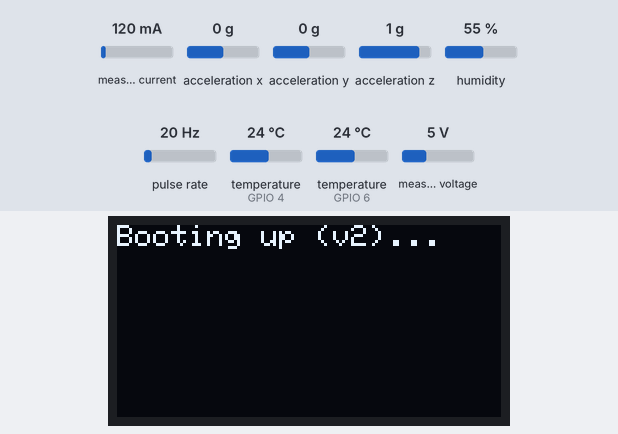
Bench run of a sketch on a simulated ESP32-S3. Shown: 128×64 one-colour display. Wiring (inferred from the names in the program): pulse sensor: data GPIO 5; MPU-6050 motion sensor at I2C address 0x68. Inputs (shaded band) come from the test bench; at power-on: measured current 120 mA, pulse rate 20 Hz, temperature (sensors on GPIO 4, GPIO 6) 24 °C, humidity 55 %, measured voltage 5 V, acceleration x 0 g, acceleration y 0 g, acceleration z 1 g. WiFi joins after 1.5 s; servers stay silent unless stated; I2S audio is not simulated (input reads silence); no MQTT or app messages arrive unless stated; not simulated (calls return 0 or success): secrets.h; what the sketch prints to the serial monitor is not drawn.

Above: at 0.1 s.
2.9 s: measured current set to 40 mA
At 5.8 s:
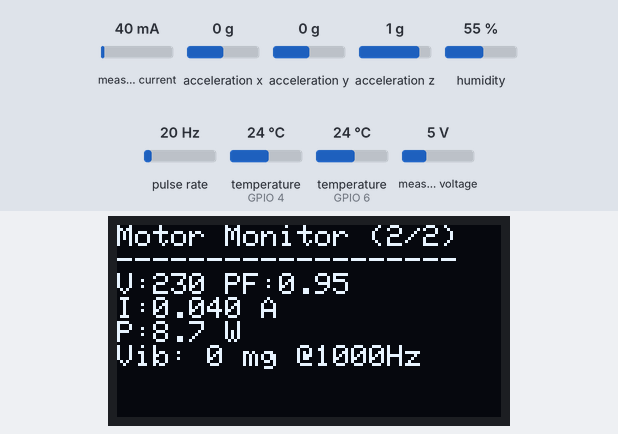
7.5 s: pulse rate (sensor on GPIO 5) set to 4 Hz
At 13.2 s:
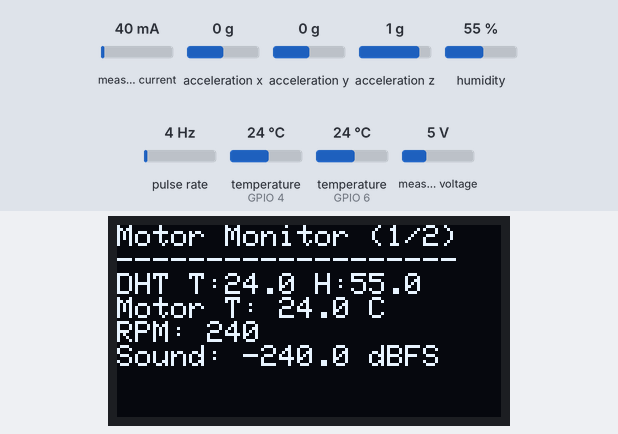
13.5 s: temperature (sensor on GPIO 4) set to 5 °C
At 19.2 s:
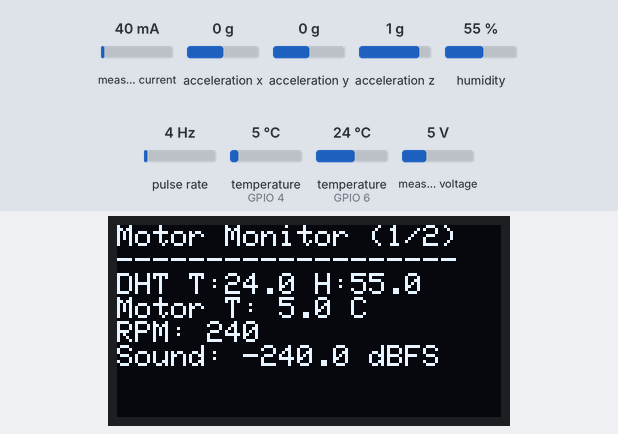
19.5 s: temperature (sensor on GPIO 6) set to 5 °C
At 25.2 s:
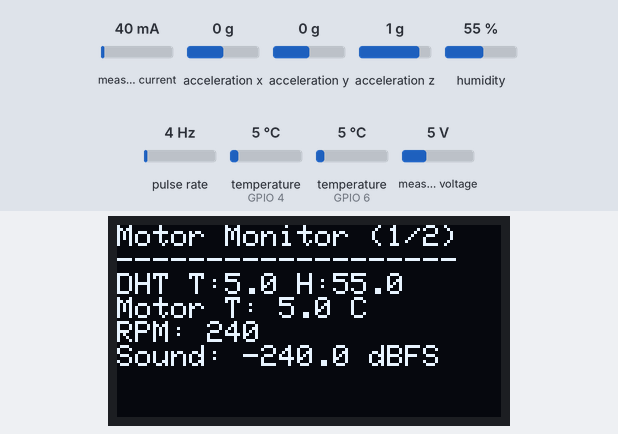
25.5 s: humidity set to 22 %
At 31.2 s:
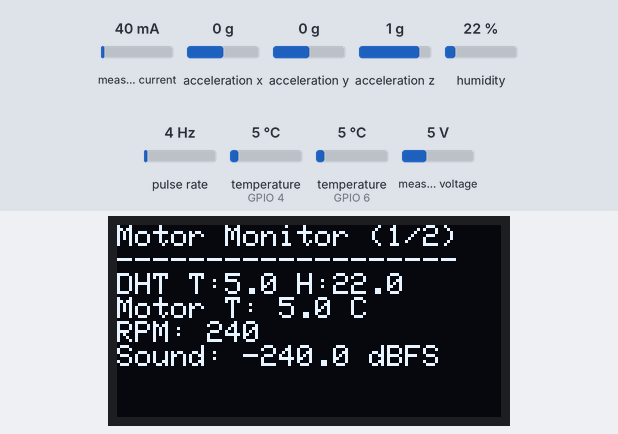
31.5 s: measured voltage set to 0.3 V
At 34.3 s:
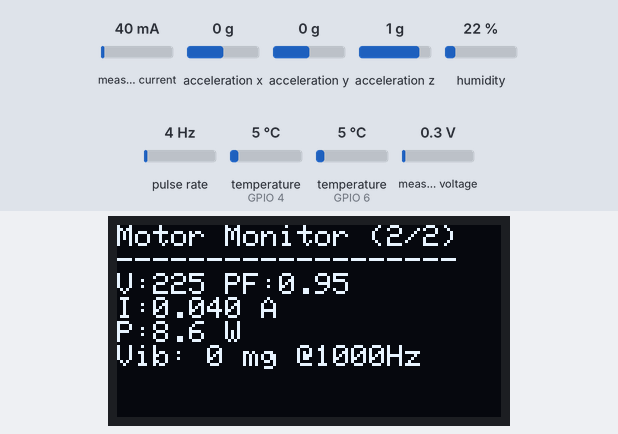
Timing chart, 0 to 35.8 s (numbered marks = the images above; inputs shaded):
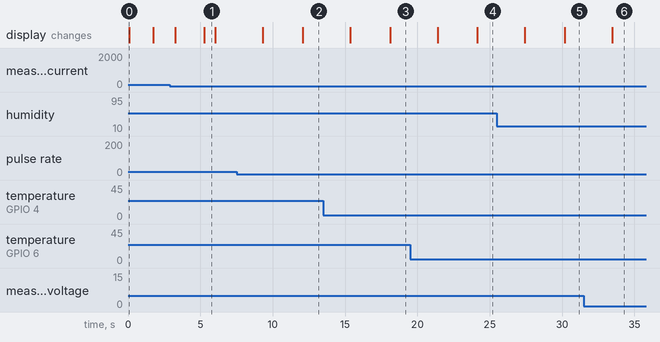

Measured:
- after the input at 7.5 s, the display: first differs from a run without the input after 4.6 s (image 2)
- after the input at 13.5 s, the display: first differs from a run without the input after 4.6 s (image 3)
- after the input at 19.5 s, the display: first differs from a run without the input after 4.7 s (image 4)
- after the input at 25.5 s, the display: first differs from a run without the input after 4.7 s (image 5)
- after the input at 31.5 s, the display: changes after 2.0 s (image 6)
- what the display in image 0 shows lasts 1.7 s, from 0.1 s to 1.8 s
- what the display in image 1 shows lasts 0.7 s, from 5.3 s to 6.0 s

The sketch:

motor_node_v2.ino
```cpp
// Motor predictive maintenance node, firmware v2 (ESP32-S3).
//
// Changes from v1 (handoff PDF):
//  - Vibration: every cycle takes a 1024-sample burst of raw accelerometer data at ~1 kHz
//    and publishes the raw samples, so RMS / kurtosis / FFT features can be computed.
//    v1 published one instantaneous sample every 2 s, which cannot show vibration at all.
//  - RPM: measured from the time between pulses instead of counting pulses in 1 s
//    (counting gave +/-60 RPM steps at one pulse per rev).
//  - Sound: uses the real 24-bit sample, removes the DC offset and reports dBFS.
//    This is the fix for the "sound level stuck near 32000" problem.
//  - PZEM: also publishes power factor and mains frequency.
//  - Wi-Fi and broker settings live in secrets.h (not committed).
//
// Board: ESP32S3 Dev Module, USB CDC On Boot Enabled, PSRAM Disabled.
// Libraries: MPU6050_light, OneWire, DallasTemperature, DHT sensor library,
// Adafruit SSD1306 + GFX, PZEM004Tv30, PubSubClient.  (ArduinoJson is no longer needed.)

#include <WiFi.h>
#include <PubSubClient.h>
#include <Wire.h>
#include <MPU6050_light.h>
#include <OneWire.h>
#include <DallasTemperature.h>
#include <DHT.h>
#include <Adafruit_GFX.h>
#include <Adafruit_SSD1306.h>
#include <PZEM004Tv30.h>
#include <driver/i2s.h>
#include <math.h>

#include "secrets.h"   // copy secrets.h.example to secrets.h and fill it in

const int           MQTT_PORT      = 1883;
const char*         MQTT_CLIENT_ID = "esp32s3_motor_node1";
const char*         MQTT_TOPIC     = "motor/sensors";
const unsigned long CYCLE_MS       = 2000;   // one message per cycle

#define SDA_PIN     8
#define SCL_PIN     9
#define DS18B20_PIN 4
#define DHT22_PIN   6
#define RPM_PIN     5
#define PZEM_RX_PIN 17
#define PZEM_TX_PIN 18
#define I2S_WS_PIN  13
#define I2S_SCK_PIN 14
#define I2S_SD_PIN  15
#define PULSES_PER_REV 1

// PZEM current, power and energy are divided by this. 1.0 = raw ring values.
// Calibrate with a known bulb: CT_TURNS = PZEM current reading / true current.
const float CT_TURNS = 1.0;

// Vibration burst
#define MPU_ADDR        0x68
#define VIB_N           1024     // samples per axis per burst (~1.02 s at 1 kHz)
#define VIB_PERIOD_US   1000     // 1 kHz target
#define VIB_LSB_PER_G   8192     // +/-4 g range, set by mpu.begin(1, 1)

// RPM: ignore pulses closer than this (debounce; 5 ms = 12000 RPM)
#define RPM_MIN_GAP_US  5000
#define RPM_TIMEOUT_US  1500000  // no pulse for 1.5 s -> RPM 0

#define SCREEN_WIDTH   128
#define SCREEN_HEIGHT  64
#define SCREEN_ADDRESS 0x3C
#define OLED_RESET     -1

#define I2S_PORT       I2S_NUM_0
#define SOUND_N        1024

WiFiClient espClient;
PubSubClient mqttClient(espClient);
Adafruit_SSD1306 display(SCREEN_WIDTH, SCREEN_HEIGHT, &Wire, OLED_RESET);
MPU6050 mpu(Wire);
OneWire oneWire(DS18B20_PIN);
DallasTemperature ds18b20(&oneWire);
DHT dht22(DHT22_PIN, DHT22);
PZEM004Tv30 pzem(Serial1, PZEM_RX_PIN, PZEM_TX_PIN);

static int16_t vibX[VIB_N], vibY[VIB_N], vibZ[VIB_N];
static float   vibFs = 0;
static bool    vibOk = false;
static float   vibRmsG = 0;          // for the OLED only; real features are computed in Python

static int32_t soundBuf[SOUND_N];
static char    payload[24576];

float ds18b20Temp = NAN, dht22Temp = NAN, dht22Hum = NAN;
float pzemVoltage = NAN, pzemCurrent = NAN, pzemPower = NAN, pzemEnergy = NAN;
float pzemPf = NAN, pzemFreq = NAN;
float soundDbfs = NAN;
float currentRpm = 0;
bool  dhtOk = false, pzemOk = false;
unsigned long lastCycle = 0, lastDisplay = 0;
uint32_t seq = 0;

volatile uint32_t lastPulseUs = 0, sumPeriodUs = 0, periodCount = 0;

void IRAM_ATTR onRpmPulse() {
  uint32_t t = micros();
  uint32_t dt = t - lastPulseUs;
  if (lastPulseUs != 0 && dt < RPM_MIN_GAP_US) return;
  if (lastPulseUs != 0) { sumPeriodUs += dt; periodCount++; }
  lastPulseUs = t;
}

void updateRpm() {
  noInterrupts();
  uint32_t sum = sumPeriodUs, cnt = periodCount, last = lastPulseUs;
  sumPeriodUs = 0; periodCount = 0;
  interrupts();
  if (cnt > 0) {
    currentRpm = 60.0e6f * cnt / ((float)sum * PULSES_PER_REV);
  } else if (last == 0 || micros() - last > RPM_TIMEOUT_US) {
    currentRpm = 0;
  }
}

// ---------- sound ----------

void setupI2SMic() {
  i2s_config_t cfg = {
    .mode = (i2s_mode_t)(I2S_MODE_MASTER | I2S_MODE_RX),
    .sample_rate = 16000,
    .bits_per_sample = I2S_BITS_PER_SAMPLE_32BIT,
    .channel_format = I2S_CHANNEL_FMT_ONLY_LEFT,
    .communication_format = I2S_COMM_FORMAT_STAND_I2S,
    .intr_alloc_flags = 0,
    .dma_buf_count = 4,
    .dma_buf_len = 256,
    .use_apll = false
  };
  i2s_pin_config_t pins = {
    .bck_io_num = I2S_SCK_PIN,
    .ws_io_num = I2S_WS_PIN,
    .data_out_num = I2S_PIN_NO_CHANGE,
    .data_in_num = I2S_SD_PIN
  };
  i2s_driver_install(I2S_PORT, &cfg, 0, NULL);
  i2s_set_pin(I2S_PORT, &pins);
}

// Returns sound level in dBFS (0 = full scale, quieter is more negative), or NAN.
float readSoundDbfs() {
  size_t bytesRead = 0;
  // The DMA buffers hold stale audio from before the vibration burst; drain them first.
  i2s_read(I2S_PORT, soundBuf, sizeof(soundBuf), &bytesRead, 0);
  i2s_read(I2S_PORT, soundBuf, sizeof(soundBuf), &bytesRead, 200 / portTICK_PERIOD_MS);
  int n = bytesRead / sizeof(int32_t);
  if (n < 64) return NAN;
  // INMP441 sends 24-bit samples left-aligned in a 32-bit word.
  double mean = 0;
  for (int i = 0; i < n; i++) mean += (soundBuf[i] >> 8);
  mean /= n;
  double sumSq = 0;
  for (int i = 0; i < n; i++) {
    double s = (soundBuf[i] >> 8) - mean;   // remove the DC offset
    sumSq += s * s;
  }
  double rms = sqrt(sumSq / n);
  return (float)(20.0 * log10(rms / 8388608.0 + 1e-12));
}

// ---------- vibration ----------

bool readAccelRaw(int16_t &x, int16_t &y, int16_t &z) {
  Wire.beginTransmission(MPU_ADDR);
  Wire.write(0x3B);                       // ACCEL_XOUT_H
  if (Wire.endTransmission(false) != 0) return false;
  if (Wire.requestFrom((uint8_t)MPU_ADDR, (uint8_t)6) != 6) return false;
  uint8_t b[6];
  for (int i = 0; i < 6; i++) b[i] = Wire.read();   // read in order; never combine reads in one expression
  x = (int16_t)((b[0] << 8) | b[1]);
  y = (int16_t)((b[2] << 8) | b[3]);
  z = (int16_t)((b[4] << 8) | b[5]);
  return true;
}

void writeMpuReg(uint8_t reg, uint8_t val) {
  Wire.beginTransmission(MPU_ADDR);
  Wire.write(reg);
  Wire.write(val);
  Wire.endTransmission();
}

// Blocks for ~1 s. The OLED and MQTT are paused while it runs.
void captureVibrationBurst() {
  int errors = 0;
  uint32_t t0 = micros(), tFirst = 0, tLast = 0;
  for (int i = 0; i < VIB_N; i++) {
    uint32_t target = t0 + (uint32_t)i * VIB_PERIOD_US;
    while ((int32_t)(micros() - target) < 0) { }
    uint32_t t = micros();
    if (i == 0) tFirst = t;
    tLast = t;
    if (!readAccelRaw(vibX[i], vibY[i], vibZ[i])) {
      errors++;
      if (i > 0) { vibX[i] = vibX[i - 1]; vibY[i] = vibY[i - 1]; vibZ[i] = vibZ[i - 1]; }
      else { vibX[i] = vibY[i] = vibZ[i] = 0; }
    }
  }
  vibFs = (VIB_N - 1) * 1.0e6f / (float)(tLast - tFirst);
  vibOk = errors < VIB_N / 100;   // allow under 1% failed reads

  // Rough magnitude RMS (gravity removed by mean) for the OLED.
  double mx = 0, my = 0, mz = 0;
  for (int i = 0; i < VIB_N; i++) { mx += vibX[i]; my += vibY[i]; mz += vibZ[i]; }
  mx /= VIB_N; my /= VIB_N; mz /= VIB_N;
  double ss = 0;
  for (int i = 0; i < VIB_N; i++) {
    double dx = vibX[i] - mx, dy = vibY[i] - my, dz = vibZ[i] - mz;
    ss += dx * dx + dy * dy + dz * dz;
  }
  vibRmsG = sqrt(ss / VIB_N) / VIB_LSB_PER_G;
}

// ---------- slow sensors ----------

void readSlowSensors() {
  // DS18B20: read the conversion started last cycle (2 s ago), then start the next one.
  float dsT = ds18b20.getTempCByIndex(0);
  ds18b20Temp = (dsT == DEVICE_DISCONNECTED_C) ? NAN : dsT;
  ds18b20.requestTemperatures();

  float h = dht22.readHumidity();
  float t = dht22.readTemperature();
  dhtOk = !isnan(h) && !isnan(t);
  if (dhtOk) { dht22Hum = h; dht22Temp = t; }

  float v = pzem.voltage(), c = pzem.current(), p = pzem.power(), e = pzem.energy();
  float pf = pzem.pf(), f = pzem.frequency();
  pzemOk = !isnan(v) && !isnan(c) && !isnan(p);
  pzemVoltage = v;
  pzemCurrent = isnan(c) ? NAN : c / CT_TURNS;
  pzemPower   = isnan(p) ? NAN : p / CT_TURNS;
  pzemEnergy  = isnan(e) ? NAN : e / CT_TURNS;
  pzemPf = pf;
  pzemFreq = f;
}

// ---------- JSON (built by hand: ArduinoJson needs ~30 KB to hold 3072 samples) ----------

size_t payloadLen = 0;

void put(const char* s) {
  size_t n = strlen(s);
  if (payloadLen + n < sizeof(payload)) { memcpy(payload + payloadLen, s, n); payloadLen += n; payload[payloadLen] = 0; }
}

void putNum(const char* key, float v, int decimals) {
  char tmp[48];
  if (isnan(v) || isinf(v)) snprintf(tmp, sizeof(tmp), "\"%s\":null,", key);
  else snprintf(tmp, sizeof(tmp), "\"%s\":%.*f,", key, decimals, v);
  put(tmp);
}

void putArray(const char* key, const int16_t* a, int n) {
  char tmp[16];
  snprintf(tmp, sizeof(tmp), "\"%s\":[", key);
  put(tmp);
  for (int i = 0; i < n; i++) {
    snprintf(tmp, sizeof(tmp), i ? ",%d" : "%d", a[i]);
    put(tmp);
  }
  put("]");
}

size_t buildPayload(unsigned long now) {
  payloadLen = 0;
  payload[0] = 0;
  char tmp[96];
  snprintf(tmp, sizeof(tmp), "{\"device_id\":\"%s\",\"fw\":\"v2\",\"seq\":%lu,\"uptime_ms\":%lu,",
           MQTT_CLIENT_ID, (unsigned long)seq, now);
  put(tmp);
  putNum("ds18b20_temp_c", ds18b20Temp, 2);
  putNum("dht22_temp_c", dhtOk ? dht22Temp : NAN, 2);
  putNum("dht22_humidity", dhtOk ? dht22Hum : NAN, 2);
  putNum("rpm", currentRpm, 1);
  putNum("voltage", pzemVoltage, 1);
  putNum("current", pzemCurrent, 4);
  putNum("power", pzemPower, 2);
  putNum("energy", pzemEnergy, 4);
  putNum("pf", pzemPf, 2);
  putNum("mains_hz", pzemFreq, 1);
  putNum("sound_dbfs", soundDbfs, 2);
  if (vibOk) {
    snprintf(tmp, sizeof(tmp), "\"vib\":{\"fs\":%.2f,\"lsb_per_g\":%d,\"n\":%d,", vibFs, VIB_LSB_PER_G, VIB_N);
    put(tmp);
    putArray("x", vibX, VIB_N); put(",");
    putArray("y", vibY, VIB_N); put(",");
    putArray("z", vibZ, VIB_N);
    put("}}");
  } else {
    put("\"vib\":null}");
  }
  return payloadLen;
}

// ---------- network ----------

void connectWiFi() {
  Serial.print("Connecting to WiFi");
  WiFi.begin(WIFI_SSID, WIFI_PASSWORD);
  while (WiFi.status() != WL_CONNECTED) { delay(400); Serial.print("."); }
  Serial.println();
  Serial.print("WiFi connected, IP: ");
  Serial.println(WiFi.localIP());
}

void connectMQTT() {
  while (!mqttClient.connected()) {
    Serial.print("Connecting to MQTT broker...");
    if (mqttClient.connect(MQTT_CLIENT_ID)) {
      Serial.println("connected");
    } else {
      Serial.print("failed, rc=");
      Serial.print(mqttClient.state());
      Serial.println(" retrying in 2s");
      delay(2000);
    }
  }
}

bool publishPayload(size_t len) {
  // Stream the message so PubSubClient does not need a 20 KB internal buffer.
  if (!mqttClient.beginPublish(MQTT_TOPIC, len, false)) return false;
  size_t written = mqttClient.write((const uint8_t*)payload, len);
  return mqttClient.endPublish() && written == len;
}

// ---------- display ----------

void drawDisplay(unsigned long now) {
  display.clearDisplay();
  display.setCursor(0, 0);
  if ((now / 3000) % 2 == 0) {
    display.println("Motor Monitor (1/2)");
    display.println("-------------------");
    display.print("DHT T:"); display.print(dhtOk ? dht22Temp : 0, 1);
    display.print(" H:"); display.println(dhtOk ? dht22Hum : 0, 1);
    display.print("Motor T: "); display.print(ds18b20Temp, 1); display.println(" C");
    display.print("RPM: "); display.println(currentRpm, 0);
    display.print("Sound: "); display.print(soundDbfs, 1); display.println(" dBFS");
  } else {
    display.println("Motor Monitor (2/2)");
    display.println("-------------------");
    if (pzemOk) {
      display.print("V:"); display.print(pzemVoltage, 0);
      display.print(" PF:"); display.println(pzemPf, 2);
      display.print("I:"); display.print(pzemCurrent, 3); display.println(" A");
      display.print("P:"); display.print(pzemPower, 1); display.println(" W");
    } else {
      display.println("PZEM: NO DATA");
      display.println("check TX/RX wires");
      display.println("");
    }
    display.print("Vib: "); display.print(vibRmsG * 1000, 0);
    display.print(" mg @"); display.print(vibFs, 0); display.println("Hz");
  }
  display.display();
}

// ---------- main ----------

void setup() {
  Serial.begin(115200);
  unsigned long t0 = millis();
  while (!Serial && millis() - t0 < 5000) delay(10);
  Wire.begin(SDA_PIN, SCL_PIN);
  Wire.setClock(400000);

  if (!display.begin(SSD1306_SWITCHCAPVCC, SCREEN_ADDRESS)) {
    Serial.println("OLED not found!");
    while (1) delay(1000);
  }
  display.clearDisplay();
  display.setTextSize(1);
  display.setTextColor(SSD1306_WHITE);
  display.setCursor(0, 0);
  display.println("Booting up (v2)...");
  display.display();

  // Gyro +/-500 dps, accel +/-4 g (fan vibration with a loose blade can pass 2 g).
  if (mpu.begin(1, 1) != 0) {
    Serial.println("MPU6050 init failed!");
    while (1) delay(1000);
  }
  writeMpuReg(0x1A, 0x01);   // CONFIG: DLPF 184 Hz, anti-aliasing for 1 kHz sampling
  writeMpuReg(0x19, 0x00);   // SMPLRT_DIV: 1 kHz output rate

  ds18b20.begin();
  ds18b20.setWaitForConversion(false);
  ds18b20.requestTemperatures();
  dht22.begin();

  pinMode(RPM_PIN, INPUT);
  attachInterrupt(digitalPinToInterrupt(RPM_PIN), onRpmPulse, FALLING);

  // Uncomment once to reset the PZEM energy counter, upload, then comment it out again.
  // pzem.resetEnergy();

  setupI2SMic();
  connectWiFi();
  mqttClient.setServer(MQTT_BROKER, MQTT_PORT);
  mqttClient.setKeepAlive(30);
}

void loop() {
  if (WiFi.status() != WL_CONNECTED) connectWiFi();
  if (!mqttClient.connected()) connectMQTT();
  mqttClient.loop();

  unsigned long now = millis();

  if (now - lastCycle >= CYCLE_MS) {
    lastCycle = now;
    seq++;
    readSlowSensors();
    updateRpm();
    soundDbfs = readSoundDbfs();
    captureVibrationBurst();
    mqttClient.loop();

    size_t len = buildPayload(now);
    if (len >= sizeof(payload) - 1) {
      Serial.println("Payload buffer full, message dropped.");
    } else if (publishPayload(len)) {
      Serial.printf("Published #%lu: %u bytes, vib fs=%.1f Hz rms=%.0f mg, I=%.4f A, %.1f dBFS, %.0f RPM\n",
                    (unsigned long)seq, (unsigned)len, vibFs, vibRmsG * 1000, pzemCurrent, soundDbfs, currentRpm);
    } else {
      Serial.println("MQTT publish failed.");
    }
  }

  if (now - lastDisplay >= 250) {
    lastDisplay = now;
    drawDisplay(now);
  }
}
```
